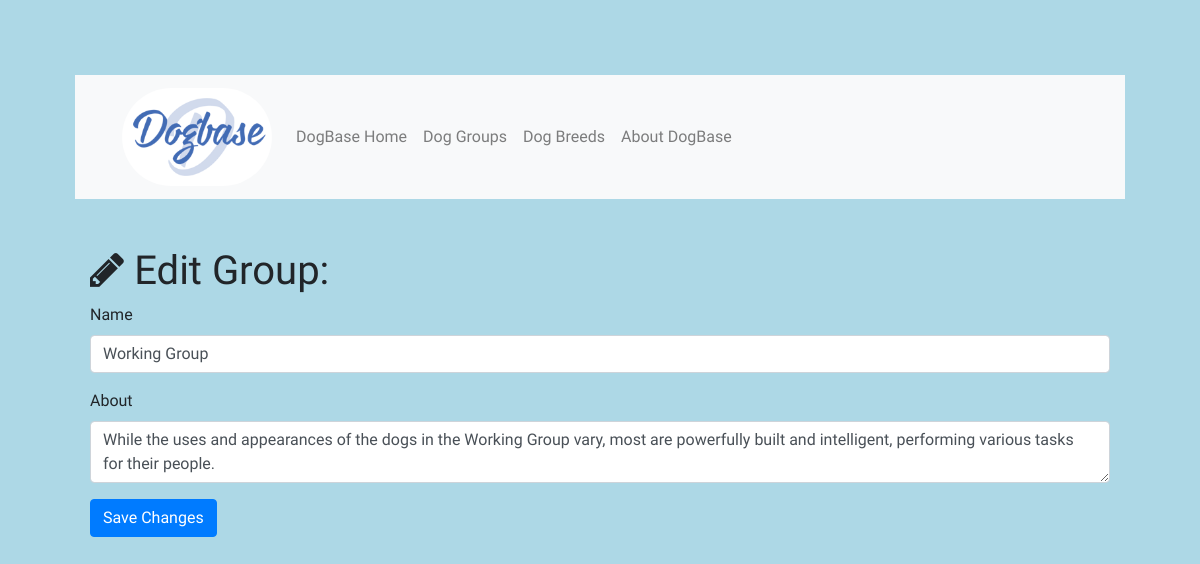
The page /group/edit/3 on the database its author committed.
### dogbase.py (models this page shows)
class Group(db.Model):
    __tablename__ = 'group'
    id = db.Column(db.Integer, primary_key=True)
    name = db.Column(db.String(64))
    about = db.Column(db.Text)
    breed = db.relationship('Breed', backref='group', cascade="delete")

### dogbase.py (the view)
@app.route('/group/edit/<int:id>', methods=['GET', 'POST'])
def edit_group(id):
    group = Group.query.filter_by(id=id).first()
    if request.method == 'GET':
        return render_template('group-edit.html', group=group)
    if request.method == 'POST':
        group.name = request.form['name']
        group.about = request.form['about']
        db.session.commit()
        return redirect(url_for('show_all_groups'))

### templates/group-edit.html (shortened to what this page needs)
{% extends "base.html"%}
{% block head%}
{{super()}}
{% endblock %}
{% block page_content%}
  <div class="container">
    <h1 class="mt-5"><i class="fa fa-pencil" aria-hidden="true"></i> Edit Group:</h1>
    <form action="/group/edit/{{group.id}}" method="post">
      <div class="form-group">
        <label>Name</label>
        <input class="form-control" type="text" name="name" value="{{group.name}}" required="true">
      </div>
      <div class="form-group">
        <label>About</label>
        <textarea class="form-control" name="about" required="true">{{group.about}}</textarea>
      </div>
      <button type="submit" class="btn btn-primary">Save Changes</button>
    </form>
  </div>
{% endblock%}

### static/css/dogbase.css (style rules this page uses)
body { padding-top: 54px; background-color: lightblue; }
.container { font-family: 'Happy Monkey', cursive; }

### templates/group-edit.html (style rules this page uses)
body { padding: 75px; }

### rows shown on the page
Group: name "Working Group", about "While the uses and appearances of the dogs in the Working Group vary, most are powerfully built and intelligent, performing various tasks for their people."
